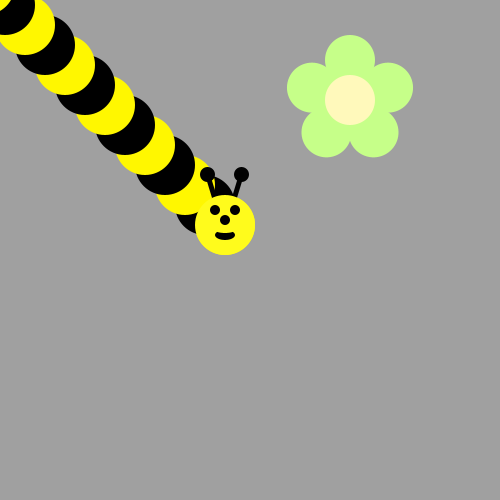
Frame 1 (no input)
Frame 60 (the mouse pressed at the canvas centre just before this capture): identical to frame 1, image omitted
Frame 120 (the mouse held since frame 60 and released just before this capture): identical to frame 1, image omitted

The Processing sketch that drew this single still picture (run headless with seeded random() and noise(); from frame 60 on, the mouse is pressed at the canvas centre):

// Processing sketch: bumble_bee
// ── bumble_bee.pde
void draw() {
/*Use a loop to make a body for the Bee!
Then put his head on using drawBeeFace(x,y)
Use Modulo to make the colors alternate 
*/
}

void drawFlower(int x, int y) {
     noStroke();
     translate(x, y);
     // draw 5 petals, rotating after each one
     fill(#c6ff89);      // green
      for (int i = 0; i < 5; i++) {
           ellipse(0, -40, 50, 50);
          rotate(radians(72));
     }
     fill(#fff9bb); // light yellow
     ellipse(0, 0, 50, 50);
} 
void drawBeeFace(int BeeFaceX, int BeeFaceY) {
     noStroke();
     fill(0, 0, 0);
     stroke(1);
     strokeWeight(5);
     line(BeeFaceX-10, BeeFaceY-27, BeeFaceX-17, BeeFaceY-50);
     line(BeeFaceX+10, BeeFaceY-27, BeeFaceX+17, BeeFaceY-50);
     ellipse(BeeFaceX-17, BeeFaceY-50, 10, 10);
     ellipse(BeeFaceX+17, BeeFaceY-50, 10, 10);
     noStroke();
     fill(255, 251, 28);
     ellipse(BeeFaceX, BeeFaceY, 60, 60); // face
     fill(255, 237, 209);
     fill(0,0,0);
      ellipse(BeeFaceX-10, BeeFaceY-15, 10, 10); // eyes
     ellipse(BeeFaceX+10, BeeFaceY-15, 10, 10);
      ellipse(BeeFaceX, BeeFaceY-5, 10, 10); // nose
      ellipse(BeeFaceX, BeeFaceY+10, 20, 10);// mouth
     fill(255, 251, 28);
     ellipse(BeeFaceX, BeeFaceY+5, 20, 6);
}

void setup() {
     ellipseMode(CENTER);
     size(500, 500);
     background(160, 160, 160);
      drawFlower(350, 100);
      for(int i=0;i<20;i++){
        if(i%2==0){
          fill(#FFF700);
        }else{
          fill(#000000);
        }
        ellipse(-125-i*20,125-i*20,60,60);
        
      }
      drawBeeFace(-125,125);
}
